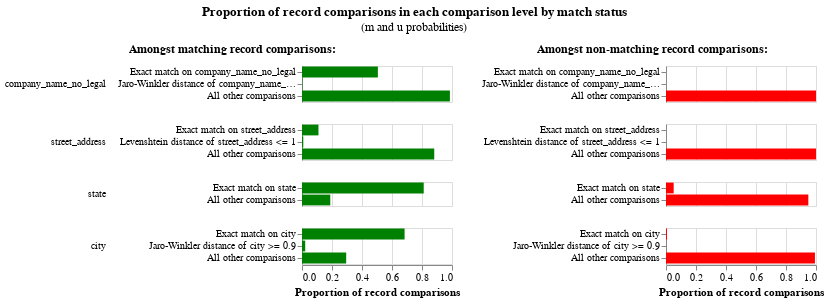

Source (notebook cell):
### Code cell
linker.visualisations.m_u_parameters_chart()

### Figure 1 — Vega-Lite specification as saved in the notebook (floating-point values rounded to 4 significant figures)
{"config": {"view": {"continuousWidth": 300, "continuousHeight": 300, "discreteHeight": 300, "discreteWidth": 400}, "header": {"title": null}, "title": {"anchor": "middle", "offset": 10}}, "hconcat": [{"mark": "bar", "encoding": {"color": {"value": "green"}, "row": {"field": "comparison_name", "header": {"labelAlign": "left", "labelAnchor": "middle", "labelAngle": 0}, "sort": {"field": "comparison_sort_order"}, "type": "nominal"}, "tooltip": [{"field": "comparison_name", "title": "Comparison name", "type": "nominal"}, {"field": "label_for_charts", "title": "Label", "type": "ordinal"}, {"field": "sql_condition", "title": "SQL condition", "type": "nominal"}, {"field": "m_probability", "format": ".10~g", "title": "M probability", "type": "quantitative"}, {"field": "u_probability", "format": ".10~g", "title": "U probability", "type": "quantitative"}, {"field": "bayes_factor", "format": ",.6f", "title": "Bayes factor = m/u", "type": "quantitative"}, {"field": "log2_bayes_factor", "format": ".4~g", "title": "Match weight = log2(m/u)", "type": "quantitative"}, {"field": "bayes_factor_description", "title": "Match weight description", "type": "nominal"}, {"field": "m_probability_description", "title": "m probability description", "type": "nominal"}, {"field": "u_probability_description", "title": "u probability description", "type": "nominal"}], "x": {"axis": {"title": "Proportion of record comparisons"}, "field": "m_probability", "type": "quantitative"}, "y": {"axis": {"title": null}, "field": "label_for_charts", "sort": {"field": "comparison_vector_value", "order": "descending"}, "type": "nominal"}}, "height": {"step": 12}, "resolve": {"scale": {"y": "independent"}}, "title": {"text": "Amongst matching record comparisons:", "fontSize": 12, "fontWeight": "bold"}, "transform": [{"filter": "(datum.bayes_factor != 'no-op filter due to vega lite issue 4680')"}], "width": 150}, {"mark": "bar", "encoding": {"color": {"value": "red"}, "row": {"field": "comparison_name", "header": {"labels": false}, "sort": {"field": "comparison_sort_order"}, "type": "nominal"}, "tooltip": [{"field": "comparison_name", "title": "Comparison name", "type": "nominal"}, {"field": "label_for_charts", "title": "Label", "type": "ordinal"}, {"field": "sql_condition", "title": "SQL condition", "type": "nominal"}, {"field": "m_probability", "format": ".10~g", "title": "M probability", "type": "quantitative"}, {"field": "u_probability", "format": ".10~g", "title": "U probability", "type": "quantitative"}, {"field": "bayes_factor", "format": ",.6f", "title": "Bayes factor = m/u", "type": "quantitative"}, {"field": "log2_bayes_factor", "format": ".4~g", "title": "Match weight = log2(m/u)", "type": "quantitative"}, {"field": "bayes_factor_description", "title": "Match weight description", "type": "nominal"}, {"field": "m_probability_description", "title": "m probability description", "type": "nominal"}, {"field": "u_probability_description", "title": "u probability description", "type": "nominal"}], "x": {"axis": {"title": "Proportion of record comparisons"}, "field": "u_probability", "type": "quantitative"}, "y": {"axis": {"title": null}, "field": "label_for_charts", "sort": {"field": "comparison_vector_value", "order": "descending"}, "type": "nominal"}}, "height": {"step": 12}, "resolve": {"scale": {"y": "independent"}}, "title": {"text": "Amongst non-matching record comparisons:", "fontSize": 12, "fontWeight": "bold"}, "transform": [{"filter": "(datum.bayes_factor != 'no-op filter2 due to vega lite issue 4680')"}], "width": 150}], "data": {"name": "data-cfb028fa48bfea4ef958ec7a0190eacf"}, "title": {"text": "Proportion of record comparisons in each comparison level by match status", "subtitle": "(m and u probabilities)"}, "$schema": "https://vega.github.io/schema/vega-lite/v5.9.3.json", "datasets": {"data-cfb028fa48bfea4ef958ec7a0190eacf": [{"comparison_name": "company_name_no_legal", "sql_condition": "\"company_name_no_legal_l\" = \"company_name_no_legal_r\"", "label_for_charts": "Exact match on company_name_no_legal", "m_probability": 0.5058, "u_probability": 1.058e-06, "m_probability_description": "Amongst matching record comparisons, 50.58% of records (i.e. one in 1.977) are in the exact match on company_name_no_legal comparison level", "u_probability_description": "Amongst non-matching record comparisons, 0.0001058% of records (i.e. one in 944,761) are in the exact match on company_name_no_legal comparison level", "has_tf_adjustments": true, "tf_adjustment_column": "company_name_no_legal", "tf_adjustment_weight": 1.0, "is_null_level": false, "bayes_factor": 477900.0, "log2_bayes_factor": 18.87, "comparison_vector_value": 2, "max_comparison_vector_value": 2, "bayes_factor_description": "If comparison level is `exact match on company_name_no_legal` then comparison is 477,875 times more likely to be a match", "probability_two_random_records_match": 2.374e-06, "comparison_sort_order": 0}, {"comparison_name": "company_name_no_legal", "sql_condition": "jaro_winkler_similarity(\"company_name_no_legal_l\", \"company_name_no_legal_r\") >= 0.95", "label_for_charts": "Jaro-Winkler distance of company_name_no_legal >= 0.95", "m_probability": 0.002326, "u_probability": 3.462e-07, "m_probability_description": "Amongst matching record comparisons, 0.2326% of records (i.e. one in 430) are in the jaro-winkler distance of company_name_no_legal >= 0.95 comparison level", "u_probability_description": "Amongst non-matching record comparisons, 3.462e-05% of records (i.e. one in 2,888,270) are in the jaro-winkler distance of company_name_no_legal >= 0.95 comparison level", "has_tf_adjustments": false, "tf_adjustment_column": null, "tf_adjustment_weight": 1.0, "is_null_level": false, "bayes_factor": 6717.0, "log2_bayes_factor": 12.71, "comparison_vector_value": 1, "max_comparison_vector_value": 2, "bayes_factor_description": "If comparison level is `jaro-winkler distance of company_name_no_legal >= 0.95` then comparison is 6,717 times more likely to be a match", "probability_two_random_records_match": 2.374e-06, "comparison_sort_order": 0}, {"comparison_name": "company_name_no_legal", "sql_condition": "ELSE", "label_for_charts": "All other comparisons", "m_probability": 0.986, "u_probability": 1.0, "m_probability_description": "Amongst matching record comparisons, 98.6% of records (i.e. one in 1.014) are in the all other comparisons comparison level", "u_probability_description": "Amongst non-matching record comparisons, 100% of records (i.e. one in 1) are in the all other comparisons comparison level", "has_tf_adjustments": false, "tf_adjustment_column": null, "tf_adjustment_weight": 1.0, "is_null_level": false, "bayes_factor": 0.986, "log2_bayes_factor": -0.02027, "comparison_vector_value": 0, "max_comparison_vector_value": 2, "bayes_factor_description": "If comparison level is `all other comparisons` then comparison is 1.014 times less likely to be a match", "probability_two_random_records_match": 2.374e-06, "comparison_sort_order": 0}, {"comparison_name": "street_address", "sql_condition": "\"street_address_l\" = \"street_address_r\"", "label_for_charts": "Exact match on street_address", "m_probability": 0.1098, "u_probability": 1.111e-05, "m_probability_description": "Amongst matching record comparisons, 10.98% of records (i.e. one in 9.103) are in the exact match on street_address comparison level", "u_probability_description": "Amongst non-matching record comparisons, 0.001111% of records (i.e. one in 90,017) are in the exact match on street_address comparison level", "has_tf_adjustments": true, "tf_adjustment_column": "street_address", "tf_adjustment_weight": 1.0, "is_null_level": false, "bayes_factor": 9888.0, "log2_bayes_factor": 13.27, "comparison_vector_value": 2, "max_comparison_vector_value": 2, "bayes_factor_description": "If comparison level is `exact match on street_address` then comparison is 9,888 times more likely to be a match", "probability_two_random_records_match": 2.374e-06, "comparison_sort_order": 1}, {"comparison_name": "street_address", "sql_condition": "levenshtein(\"street_address_l\", \"street_address_r\") <= 1", "label_for_charts": "Levenshtein distance of street_address <= 1", "m_probability": 0.008523, "u_probability": 2.014e-05, "m_probability_description": "Amongst matching record comparisons, 0.8523% of records (i.e. one in 117) are in the levenshtein distance of street_address <= 1 comparison level", "u_probability_description": "Amongst non-matching record comparisons, 0.002014% of records (i.e. one in 49,651) are in the levenshtein distance of street_address <= 1 comparison level", "has_tf_adjustments": false, "tf_adjustment_column": null, "tf_adjustment_weight": 1.0, "is_null_level": false, "bayes_factor": 423.2, "log2_bayes_factor": 8.725, "comparison_vector_value": 1, "max_comparison_vector_value": 2, "bayes_factor_description": "If comparison level is `levenshtein distance of street_address <= 1` then comparison is 423 times more likely to be a match", "probability_two_random_records_match": 2.374e-06, "comparison_sort_order": 1}, {"comparison_name": "street_address", "sql_condition": "ELSE", "label_for_charts": "All other comparisons", "m_probability": 0.8816, "u_probability": 1.0, "m_probability_description": "Amongst matching record comparisons, 88.16% of records (i.e. one in 1.134) are in the all other comparisons comparison level", "u_probability_description": "Amongst non-matching record comparisons, 100% of records (i.e. one in 1) are in the all other comparisons comparison level", "has_tf_adjustments": false, "tf_adjustment_column": null, "tf_adjustment_weight": 1.0, "is_null_level": false, "bayes_factor": 0.8817, "log2_bayes_factor": -0.1817, "comparison_vector_value": 0, "max_comparison_vector_value": 2, "bayes_factor_description": "If comparison level is `all other comparisons` then comparison is 1.134 times less likely to be a match", "probability_two_random_records_match": 2.374e-06, "comparison_sort_order": 1}, {"comparison_name": "state", "sql_condition": "\"state_l\" = \"state_r\"", "label_for_charts": "Exact match on state", "m_probability": 0.8114, "u_probability": 0.05114, "m_probability_description": "Amongst matching record comparisons, 81.14% of records (i.e. one in 1.232) are in the exact match on state comparison level", "u_probability_description": "Amongst non-matching record comparisons, 5.114% of records (i.e. one in 19.55) are in the exact match on state comparison level", "has_tf_adjustments": true, "tf_adjustment_column": "state", "tf_adjustment_weight": 1.0, "is_null_level": false, "bayes_factor": 15.87, "log2_bayes_factor": 3.988, "comparison_vector_value": 1, "max_comparison_vector_value": 1, "bayes_factor_description": "If comparison level is `exact match on state` then comparison is 15.87 times more likely to be a match", "probability_two_random_records_match": 2.374e-06, "comparison_sort_order": 2}, {"comparison_name": "state", "sql_condition": "ELSE", "label_for_charts": "All other comparisons", "m_probability": 0.1886, "u_probability": 0.9489, "m_probability_description": "Amongst matching record comparisons, 18.86% of records (i.e. one in 5.303) are in the all other comparisons comparison level", "u_probability_description": "Amongst non-matching record comparisons, 94.89% of records (i.e. one in 1.054) are in the all other comparisons comparison level", "has_tf_adjustments": false, "tf_adjustment_column": null, "tf_adjustment_weight": 1.0, "is_null_level": false, "bayes_factor": 0.1987, "log2_bayes_factor": -2.331, "comparison_vector_value": 0, "max_comparison_vector_value": 1, "bayes_factor_description": "If comparison level is `all other comparisons` then comparison is 5.032 times less likely to be a match", "probability_two_random_records_match": 2.374e-06, "comparison_sort_order": 2}, {"comparison_name": "city", "sql_condition": "\"city_l\" = \"city_r\"", "label_for_charts": "Exact match on city", "m_probability": 0.684, "u_probability": 0.006605, "m_probability_description": "Amongst matching record comparisons, 68.4% of records (i.e. one in 1.462) are in the exact match on city comparison level", "u_probability_description": "Amongst non-matching record comparisons, 0.6605% of records (i.e. one in 151) are in the exact match on city comparison level", "has_tf_adjustments": true, "tf_adjustment_column": "city", "tf_adjustment_weight": 1.0, "is_null_level": false, "bayes_factor": 103.6, "log2_bayes_factor": 6.694, "comparison_vector_value": 2, "max_comparison_vector_value": 2, "bayes_factor_description": "If comparison level is `exact match on city` then comparison is 104 times more likely to be a match", "probability_two_random_records_match": 2.374e-06, "comparison_sort_order": 3}, {"comparison_name": "city", "sql_condition": "jaro_winkler_similarity(\"city_l\", \"city_r\") >= 0.9", "label_for_charts": "Jaro-Winkler distance of city >= 0.9", "m_probability": 0.02146, "u_probability": 0.0004726, "m_probability_description": "Amongst matching record comparisons, 2.146% of records (i.e. one in 46.59) are in the jaro-winkler distance of city >= 0.9 comparison level", "u_probability_description": "Amongst non-matching record comparisons, 0.04726% of records (i.e. one in 2,116) are in the jaro-winkler distance of city >= 0.9 comparison level", "has_tf_adjustments": false, "tf_adjustment_column": null, "tf_adjustment_weight": 1.0, "is_null_level": false, "bayes_factor": 45.42, "log2_bayes_factor": 5.505, "comparison_vector_value": 1, "max_comparison_vector_value": 2, "bayes_factor_description": "If comparison level is `jaro-winkler distance of city >= 0.9` then comparison is 45.42 times more likely to be a match", "probability_two_random_records_match": 2.374e-06, "comparison_sort_order": 3}, {"comparison_name": "city", "sql_condition": "ELSE", "label_for_charts": "All other comparisons", "m_probability": 0.2946, "u_probability": 0.9929, "m_probability_description": "Amongst matching record comparisons, 29.46% of records (i.e. one in 3.395) are in the all other comparisons comparison level", "u_probability_description": "Amongst non-matching record comparisons, 99.29% of records (i.e. one in 1.007) are in the all other comparisons comparison level", "has_tf_adjustments": false, "tf_adjustment_column": null, "tf_adjustment_weight": 1.0, "is_null_level": false, "bayes_factor": 0.2967, "log2_bayes_factor": -1.753, "comparison_vector_value": 0, "max_comparison_vector_value": 2, "bayes_factor_description": "If comparison level is `all other comparisons` then comparison is 3.371 times less likely to be a match", "probability_two_random_records_match": 2.374e-06, "comparison_sort_order": 3}]}}
